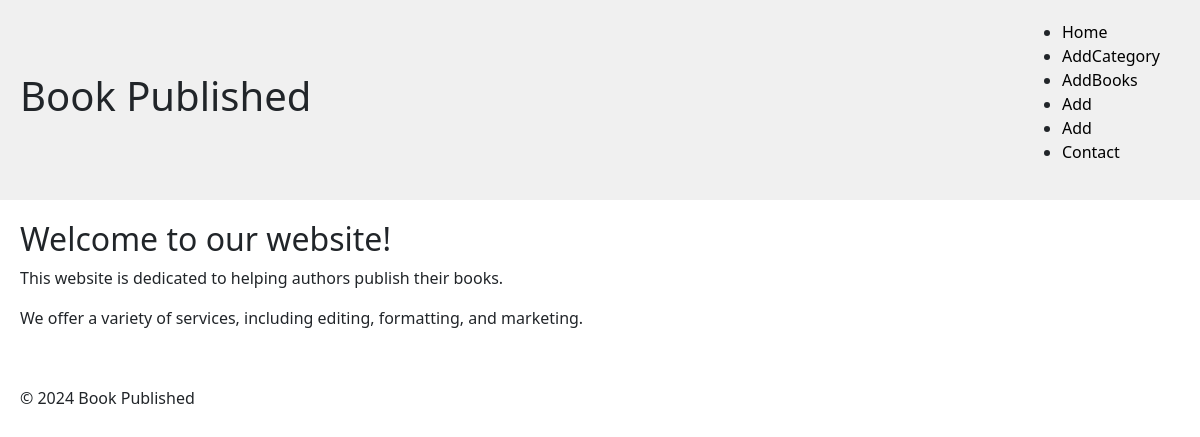
The app's page /, older data.
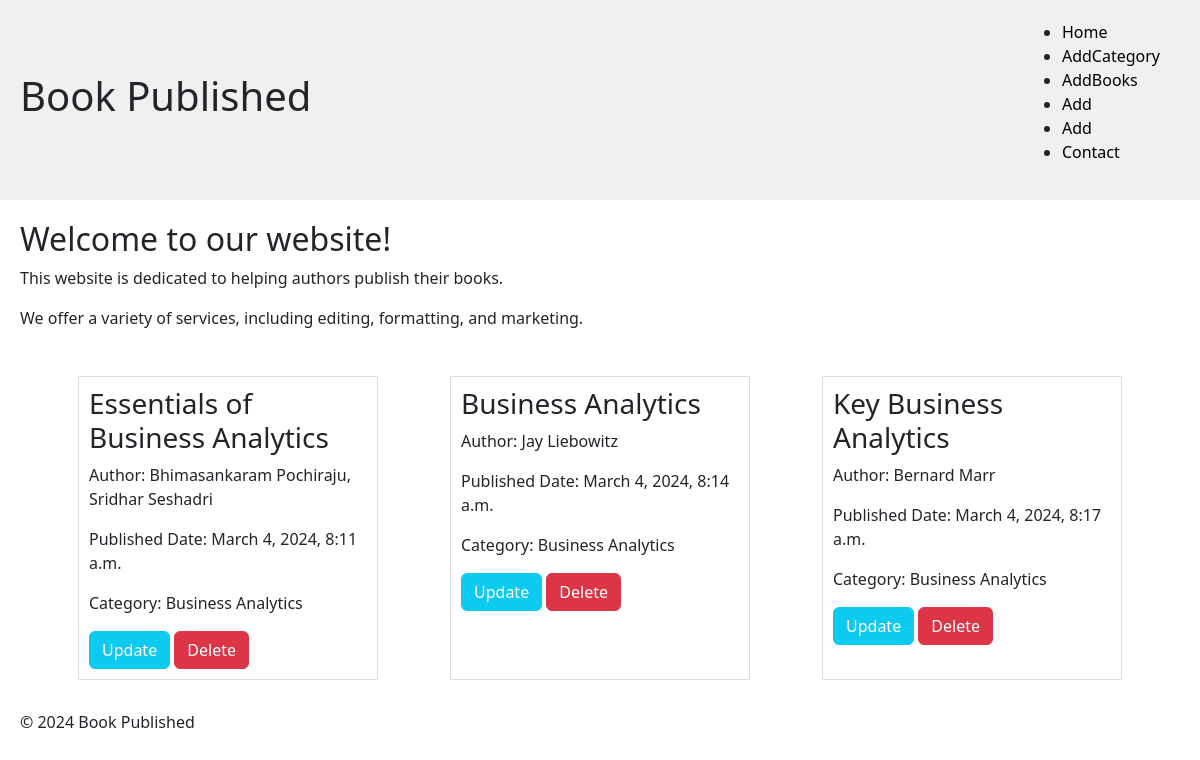
The same page, newer data.
### app/models.py (models this page shows, shortened)
class BooksModel(models.Model):
      title = models.CharField(max_length=50)
      subtitle = models.CharField(max_length=150)
      authors = models.CharField(max_length=50)
      publisher = models.CharField(max_length=50)
      published_date = models.DateTimeField(auto_now_add=True)
      category =models.ForeignKey(CategoriesModel,on_delete= models.CASCADE)
      distribution_expense = models.FloatField()

class CategoriesModel(models.Model):
      category=models.CharField(max_length=50)

### app/views.py (the view)
# urls.py: path('',views.home,name='home'),
def home(request):
      books = BooksModel.objects.all()
      return render(request,'app/home.html',{'books':books})

### app/templates/app/home.html (shortened to what this page needs)
<!DOCTYPE html>
{% load static %}
<html lang="en">
<head>
  <link rel="stylesheet" href="{% static 'css/style.css' %}">
  <link href="https://cdn.jsdelivr.net/npm/bootstrap@5.3.3/dist/css/bootstrap.min.css" rel="stylesheet">
</head>
<body>
  <header>
    <h1>Book Published</h1>
    <nav>
      <ul>
        <li><a href="{% url 'home' %}">Home</a></li>
        <li><a href="{% url 'addCat' %}">AddCategory</a></li>
        <li><a href="{% url 'addBook' %}">AddBooks</a></li>
        <li><a href="#">Add</a></li>
        <li><a href="#">Add</a></li>
        <li><a href="#">Contact</a></li>
      </ul>
    </nav>
  </header>
  <section>
    <h2>Welcome to our website!</h2>
    <p>This website is dedicated to helping authors publish their books.</p>
    <p>We offer a variety of services, including editing, formatting, and marketing.</p>
  </section>
  {% block content %}
  <div class="container">
      <div class="book-list">
            {% for book in books %}
            <div class="book-card">
                <h3>{{ book.title }}</h3>
                <p>Author: {{ book.authors }}</p>
                <p>Published Date: {{ book.published_date }}</p>
                <p>Category: {{ book.category.category }}</p>
                <div>
                  <button class="btn btn-info" type="submit"><a href="{% url 'updateBook' book.id %}">Update</a></button>
                  <button class="btn btn-danger" type="submit"><a href="{% url 'deleteBook' book.id %}">Delete</a></button>
                </div>
            </div>
            {% endfor %}
        </div>
  </div>
  {% endblock content %}
  <footer>
    <p>&copy; 2024 Book Published</p>
  </footer>
</body>
</html>

### static/css/style.css (style rules this page uses)
body { font-family: sans-serif; margin: 0; padding: 0; }
a { text-decoration: none; }
header, nav, section, footer { padding: 20px; }
header { display: flex; justify-content: space-between; align-items: center; background-color: #f0f0f0; }
h1 { font-size: 2em; }
nav { display: flex; list-style: none; margin: 0; padding: 0; }
nav li { margin-right: 20px; }
nav a { text-decoration: none; color: #000; }
.book-list { display: flex; flex-wrap: wrap; justify-content: space-around; }
.book-card { border: 1px solid #ddd; padding: 10px; margin: 10px; width: 300px; }
.book-card a { text-decoration: none; color: white; }

Row changes from the older to the newer data that the page shows:
added BooksModel: title "Essentials of Business Analytics", authors "Bhimasankaram Pochiraju, Sridhar Seshadri", published_date "March 4, 2024, 8:11 a.m.", category.category "Business Analytics"
added BooksModel: title "Business Analytics", authors "Jay Liebowitz", published_date "March 4, 2024, 8:14 a.m.", category.category "Business Analytics"
added BooksModel: title "Key Business Analytics", authors "Bernard Marr", published_date "March 4, 2024, 8:17 a.m.", category.category "Business Analytics"
